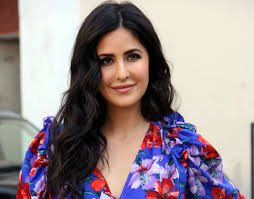
#> input picture Resources/sampleImage.jpg, 254 x 199 px
$ python Chap9.py
#> lines starting #> are read from the running program, lines starting #| are printed output that depends on the picture; after the words box and inside, x2 and y2 are one past the last pixel; in counts of white or black regions, pixels touching at a corner belong together
import cv2
import numpy as np
faceCascade = cv2.CascadeClassifier("Resources/haarcascade_frontalface_default.xml")
img = cv2.imread("Resources/sampleImage.jpg")
#> img is the input picture: shape (199, 254, 3); mean B, G, R 142.4, 139.9, 153.4
imgGray = cv2.cvtColor(img,cv2.COLOR_BGR2GRAY)
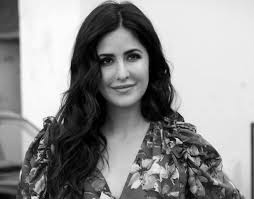
#> imgGray: shape (199, 254); min 0, max 254, mean 144.2
faces = faceCascade.detectMultiScale(imgGray,1.1,4)
#> faces = [[83, 31, 73, 73]]
for (x,y,w,h) in faces:
    cv2.rectangle(img,(x,y),(x+w,y+h),(0,0,255),2)
    cv2.rectangle(imgGray, (x, y), (x + w, y + h), (0, 0, 255), 2)
#> this loop made 1 pass
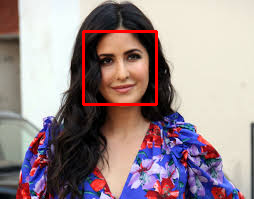
#> img: shape (199, 254, 3); 1.73% of pixels changed, all inside (x1, y1, x2, y2) = (82, 30, 158, 106)
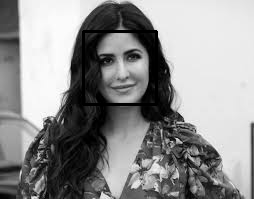
#> imgGray: shape (199, 254); 1.65% of pixels changed, all inside (x1, y1, x2, y2) = (82, 30, 158, 106)
cv2.imshow("Image",img)
cv2.imshow("Gray Image",imgGray)
cv2.waitKey(0)
